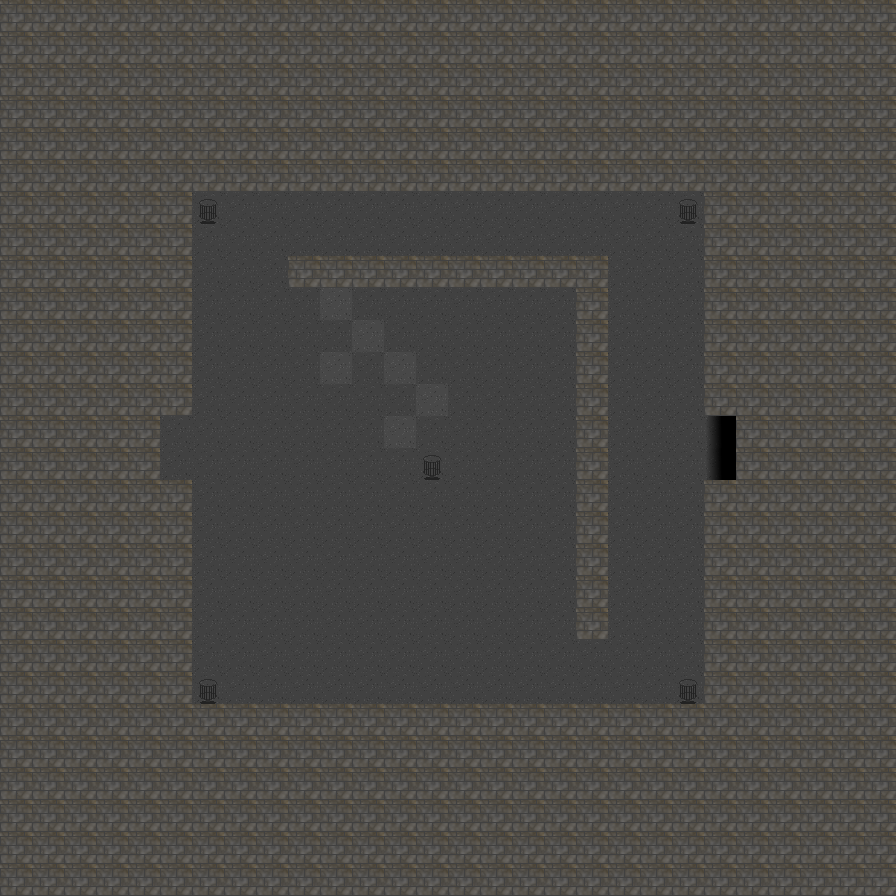

A 2D game scene composited from a Tiled map and its tileset images. What follows is a short description and the map's XML, with each tile layer's data collapsed to a summary:
An orthogonal 28x28 tile map with 32x32 px tiles, 6 tile layers (floor, walls, doors, light sources, ...) and 14 objects (exit, to room 2).

<map version="1.0" orientation="orthogonal" width="28" height="28" tilewidth="32" tileheight="32">
 <properties>
  <property name="AmbientLight" value="0" />
  <property name="LightColor" value="210,120,20,0.5" />
  <property name="StartX" value="6" />
  <property name="StartY" value="14" />
  <property name="TileHeight" value="32" />
  <property name="TileWidth" value="32" />
 </properties>
 <tileset firstgid="1" name="Cavetileset" tilewidth="32" tileheight="32" spacing="2">
  <image source="Cavetileset.png" width="203" height="373" />
 </tileset>
 <layer name="floor" width="28" height="28">
  <properties>
   <property name="collide" value="false" />
  </properties>
  <data>[784 cells, 784 non-empty, 2 distinct tile ids]</data>
 </layer>
 <layer name="walls" width="28" height="28">
  <properties>
   <property name="collide" value="true" />
  </properties>
  <data>[784 cells, 545 non-empty, 1 distinct tile ids]</data>
 </layer>
 <layer name="doors" width="28" height="28">
  <properties>
   <property name="collide" value="false" />
  </properties>
  <data>[784 cells, 2 non-empty, 1 distinct tile ids]</data>
 </layer>
 <layer name="light sources" width="28" height="28">
  <properties>
   <property name="collide" value="true" />
  </properties>
  <data>[784 cells, 5 non-empty, 1 distinct tile ids]</data>
 </layer>
 <layer name="Characters" width="28" height="28">
  <properties>
   <property name="collide" value="false" />
  </properties>
  <data>[784 cells, 0 non-empty, 0 distinct tile ids]</data>
 </layer>
 <layer name="Lights" width="28" height="28">
  <properties>
   <property name="collide" value="false" />
  </properties>
  <data>[784 cells, 0 non-empty, 0 distinct tile ids]</data>
 </layer>
 <objectgroup name="Objects" width="28" height="28">
  <object name="exit" x="160" y="416" width="32" height="64">
   <properties>
    <property name="change_map" value="data/prototown.tmx,29 ,35" />
    <property name="interaction_type" value="player_auto" />
    <property name="type" value="Interaction" />
   </properties>
  </object>
  <object name="to room 2" x="704" y="416" width="32" height="64">
   <properties>
    <property name="change_map" value="data/darkDungeonRoom2.tmx, 7, 14" />
    <property name="interaction_type" value="player_auto" />
    <property name="type" value="Interaction" />
   </properties>
  </object>
  <object x="104" y="384" width="128" height="128">
   <properties>
    <property name="type" value="MapLight" />
   </properties>
   <ellipse />
  </object>
  <object x="160" y="160" width="96" height="96">
   <properties>
    <property name="LightColor" value="225,125,0,0.6" />
    <property name="type" value="MapLight" />
   </properties>
   <ellipse />
  </object>
  <object x="640" y="160" width="96" height="96">
   <properties>
    <property name="LightColor" value="225,125,0,0.6" />
    <property name="type" value="MapLight" />
   </properties>
   <ellipse />
  </object>
  <object x="640" y="640" width="96" height="96">
   <properties>
    <property name="LightColor" value="225,125,0,0.6" />
    <property name="type" value="MapLight" />
   </properties>
   <ellipse />
  </object>
  <object x="160" y="640" width="96" height="96">
   <properties>
    <property name="LightColor" value="225,125,0,0.6" />
    <property name="type" value="MapLight" />
   </properties>
   <ellipse />
  </object>
  <object x="288" y="320" width="288" height="288">
   <properties>
    <property name="LightColor" value="225,125,0,0.5" />
    <property name="type" value="MapLight" />
   </properties>
   <ellipse />
  </object>
  <object gid="31" x="328" y="240">
   <properties>
    <property name="enemy_type" value="NudeDude" />
    <property name="type" value="Enemy" />
   </properties>
  </object>
  <object gid="31" x="526" y="238">
   <properties>
    <property name="enemy_type" value="NudeDude" />
    <property name="type" value="Enemy" />
   </properties>
  </object>
  <object gid="31" x="635" y="363">
   <properties>
    <property name="enemy_type" value="NudeDude" />
    <property name="type" value="Enemy" />
   </properties>
  </object>
  <object gid="31" x="638" y="572">
   <properties>
    <property name="enemy_type" value="NudeDude" />
    <property name="type" value="Enemy" />
   </properties>
  </object>
  <object gid="31" x="417" y="537">
   <properties>
    <property name="enemy_type" value="NudeDude" />
    <property name="type" value="Enemy" />
   </properties>
  </object>
  <object gid="31" x="418" y="420">
   <properties>
    <property name="enemy_type" value="NudeDude" />
    <property name="type" value="Enemy" />
   </properties>
  </object>
 </objectgroup>
</map>
